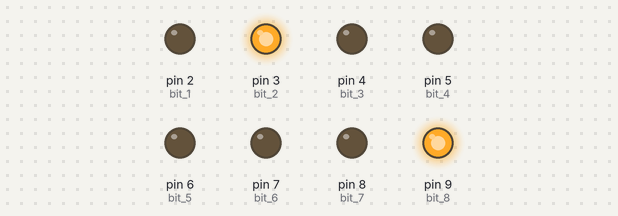
The sketch below on a simulated Arduino Uno, built with avr-gcc and run on an emulated ATmega328P. On the bench: output pins drawn as LEDs (lit = HIGH). Random numbers use the default seed unless the sketch sets one.

Above: at 0.05 s.
At 4.99 s:
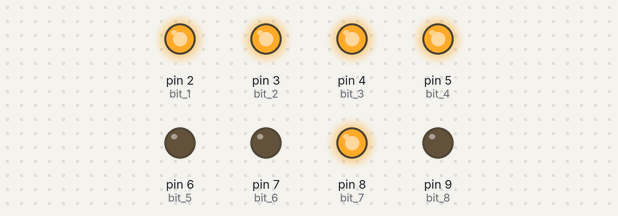
At 9.93 s:
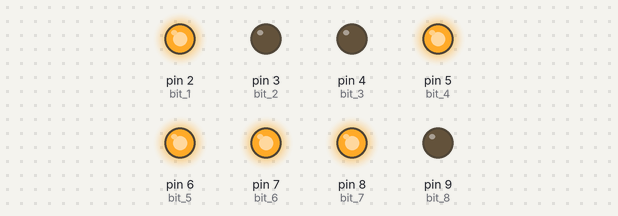
At 19.91 s:
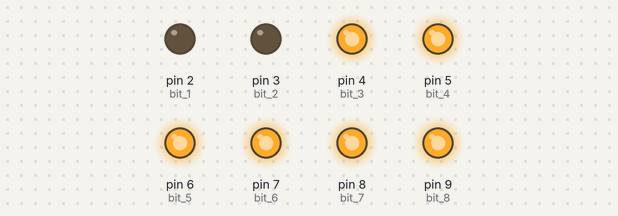
At 25.0 s:
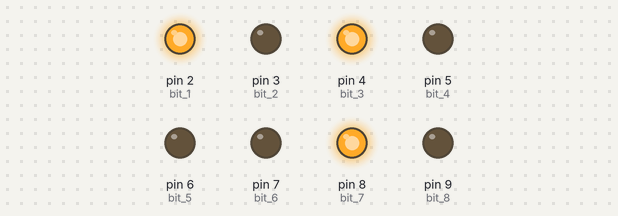
At 39.87 s:
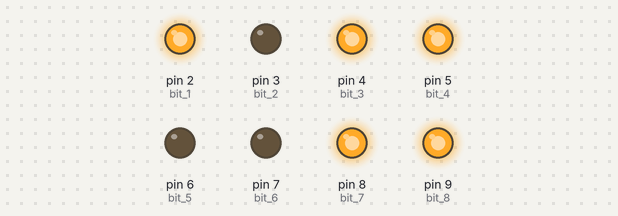
Timing chart, 0 to 40.0 s (numbered marks = the images above):
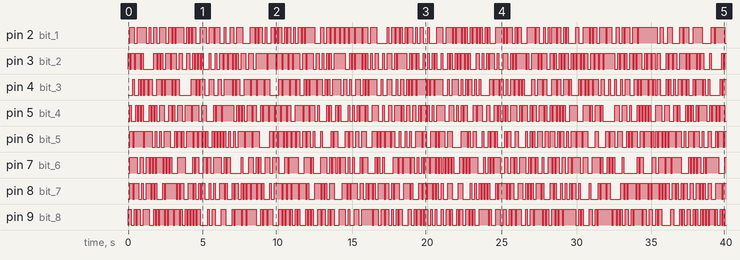

The sketch:

8-bit_thingy_ver_2.0.0.ino
```cpp
//pins that can be changed wil be commentexd upon
int bit_8 = 9;//this thru bit_1 may be changed to the appropriate pins
int bit_7 = 8;
int bit_6 = 7;
int bit_5 = 6;
int bit_4 = 5;
int bit_3 = 4;
int bit_2 = 3;
int bit_1 = 2;
int is_programming = 0;
int programming_pin = 10;//-
void setup() {
pinMode(bit_8,OUTPUT);
pinMode(bit_7,OUTPUT);
pinMode(bit_6,OUTPUT);
pinMode(bit_5,OUTPUT);
pinMode(bit_4,OUTPUT);
pinMode(bit_3,OUTPUT);
pinMode(bit_2,OUTPUT);
pinMode(bit_1,OUTPUT);
pinMode(10,INPUT);
Serial.begin(9600);
randomSeed(analogRead(0));
}
void writeBit(char Bit , char io){
  digitalWrite(Bit,io);
}
void writeByte(char io1 , char io2 , char io3 , char io4 , char io5 , char io6 , char io7 , char io8){
  writeBit(bit_1,io1);
  writeBit(bit_2,io2);
  writeBit(bit_3,io3);
  writeBit(bit_4,io4);
  writeBit(bit_5,io5);
  writeBit(bit_6,io6);
  writeBit(bit_7,io7);
  writeBit(bit_8,io8);
  }
void randomBit(char Bit){
  int rnnum = random(1,3);
  if(rnnum == 1){
    writeBit(Bit,LOW);
  } else if(rnnum == 2){
    writeBit(Bit,HIGH);
  };
}
void randomByteWrite(){
  int rnnum1 = random(1,3);
  if(rnnum1 == 1){
    writeBit(bit_1,LOW);
  } else if(rnnum1 == 2){
    writeBit(bit_1,HIGH);
  };
  int rnnum2 = random(1,3);
  if(rnnum2 == 1){
    writeBit(bit_2,LOW);
  } else if(rnnum2 == 2){
    writeBit(bit_2,HIGH);
  };
  int rnnum3 = random(1,3);
  if(rnnum3 == 1){
    writeBit(bit_3,LOW);
  } else if(rnnum3 == 2){
    writeBit(bit_3,HIGH);
  };
  int rnnum4 = random(1,3);
  if(rnnum4 == 1){
    writeBit(bit_4,LOW);
  } else if(rnnum4 == 2){
    writeBit(bit_4,HIGH);
  };
  int rnnum5 = random(1,3);
  if(rnnum5 == 1){
    writeBit(bit_5,LOW);
  } else if(rnnum5 == 2){
    writeBit(bit_5,HIGH);
  };
  int rnnum6 = random(1,3);
  if(rnnum6 == 1){
    writeBit(bit_6,LOW);
  } else if(rnnum6 == 2){
    writeBit(bit_6,HIGH);
  };
  int rnnum7 = random(1,3);
  if(rnnum7 == 1){
    writeBit(bit_7,LOW);
  } else if(rnnum7 == 2){
    writeBit(bit_7,HIGH);
  };
  int rnnum8 = random(1,3);
  if(rnnum8 == 1){
    writeBit(bit_8,LOW);
  } else if(rnnum8 == 2){
    writeBit(bit_8,HIGH);
  };
}
void Clear(){
  writeByte(LOW,LOW,LOW,LOW,LOW,LOW,LOW,LOW);
}
void testAll(){
   writeByte(HIGH,HIGH,HIGH,HIGH,HIGH,HIGH,HIGH,HIGH);
}
void loop() {
  randomByteWrite();
  delay(100);
}
```

Measured:
- by itself, pin 2 (bit_1): LOW → HIGH at 0.10 s, → LOW 0.30 s later, → HIGH 0.20 s later, → LOW 0.60 s later, … (184 changes in this stretch)
- by itself, pin 3 (bit_2): LOW → HIGH at 0.00 s, → LOW 0.10 s later, → HIGH 0.10 s later, → LOW 0.20 s later, … (221 changes in this stretch)
- by itself, pin 4 (bit_3): LOW → HIGH at 0.30 s, → LOW 0.10 s later, → HIGH 0.30 s later, → LOW 0.10 s later, … (199 changes in this stretch)
- by itself, pin 5 (bit_4): LOW → HIGH at 0.10 s, → LOW 0.10 s later, → HIGH 0.30 s later, → LOW 0.10 s later, … (204 changes in this stretch)
- by itself, pin 6 (bit_5): LOW → HIGH at 0.10 s, → LOW 0.20 s later, → HIGH 0.10 s later, → LOW 0.60 s later, … (201 changes in this stretch)
- by itself, pin 7 (bit_6): LOW → HIGH at 0.10 s, → LOW 0.50 s later, → HIGH 0.20 s later, → LOW 0.20 s later, … (189 changes in this stretch)
- by itself, pin 8 (bit_7): LOW → HIGH at 0.10 s, → LOW 0.20 s later, → HIGH 0.10 s later, → LOW 0.30 s later, … (211 changes in this stretch)
- by itself, pin 9 (bit_8): LOW → HIGH at 0.00 s, → LOW 0.20 s later, → HIGH 0.20 s later, → LOW 0.10 s later, … (216 changes in this stretch)
